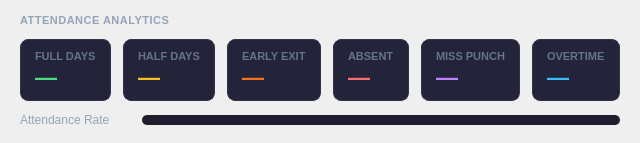
           <widget class="QFrame" name="overview">
            <property name="sizePolicy">
             <sizepolicy hsizetype="Expanding" vsizetype="Fixed">
              <horstretch>0</horstretch>
              <verstretch>0</verstretch>
             </sizepolicy>
            </property>
            <property name="styleSheet">
             <string notr="true">
QFrame#overview {
    background-color: #2a2a3d;
    border-radius: 10px;
    border: 1px solid #33334d;
}
QLabel {
    background-color: transparent;
    color: #e2e8f0;
    border: none;
}
</string>
            </property>
            <property name="frameShape">
             <enum>QFrame::NoFrame</enum>
            </property>

            <layout class="QVBoxLayout" name="verticalLayout_analytics">
             <property name="spacing">
              <number>12</number>
             </property>
             <property name="leftMargin">
              <number>20</number>
             </property>
             <property name="topMargin">
              <number>14</number>
             </property>
             <property name="rightMargin">
              <number>20</number>
             </property>
             <property name="bottomMargin">
              <number>16</number>
             </property>

             <!-- Section header -->
             <item>
              <widget class="QLabel" name="label_20">
               <property name="styleSheet">
                <string notr="true">
color: #94a3b8;
font-size: 11px;
font-weight: 700;
letter-spacing: 0.5px;
text-transform: uppercase;
</string>
               </property>
               <property name="text">
                <string>ATTENDANCE ANALYTICS</string>
               </property>
              </widget>
             </item>

             <!-- Stats grid row 1 -->
             <item>
              <widget class="QFrame" name="frame_stats1">
               <property name="styleSheet">
                <string notr="true">background: transparent;</string>
               </property>
               <property name="frameShape">
                <enum>QFrame::NoFrame</enum>
               </property>
               <layout class="QHBoxLayout" name="horizontalLayout_stats1">
                <property name="spacing">
                 <number>0</number>
                </property>
                <property name="leftMargin">
                 <number>0</number>
                </property>
                <property name="topMargin">
                 <number>0</number>
                </property>
                <property name="rightMargin">
                 <number>0</number>
                </property>
                <property name="bottomMargin">
                 <number>0</number>
                </property>

                <!-- Full Days stat -->
                <item>
                 <widget class="QFrame" name="stat_full">
                  <property name="styleSheet">
                   <string notr="true">
QFrame {
    background-color: #23233a;
    border-radius: 8px;
    border: 1px solid #33334d;
}
QLabel { background-color: transparent; border: none; }
</string>
                  </property>
                  <property name="frameShape">
                   <enum>QFrame::NoFrame</enum>
                  </property>
                  <layout class="QVBoxLayout" name="vl_stat_full">
                   <property name="spacing">
                    <number>2</number>
                   </property>
                   <property name="leftMargin">
                    <number>14</number>
                   </property>
                   <property name="topMargin">
                    <number>10</number>
                   </property>
                   <property name="rightMargin">
                    <number>14</number>
                   </property>
                   <property name="bottomMargin">
                    <number>10</number>
                   </property>
                   <item>
                    <widget class="QLabel" name="label_9">
                     <property name="styleSheet">
                      <string notr="true">color: #64748b; font-size: 11px; font-weight: 600;</string>
                     </property>
                     <property name="text">
                      <string>FULL DAYS</string>
                     </property>
                    </widget>
                   </item>
                   <item>
                    <widget class="QLabel" name="present_days">
                     <property name="styleSheet">
                      <string notr="true">color: #4ade80; font-size: 22px; font-weight: 700;</string>
                     </property>
                     <property name="text">
                      <string>—</string>
                     </property>
                    </widget>
                   </item>
                  </layout>
                 </widget>
                </item>

                <item>
                 <spacer name="hs1">
                  <property name="orientation"><enum>Qt::Horizontal</enum></property>
                  <property name="sizeHint" stdset="0"><size><width>12</width><height>20</height></size></property>
                 </spacer>
                </item>

                <!-- Half Days stat -->
                <item>
                 <widget class="QFrame" name="stat_half">
                  <property name="styleSheet">
                   <string notr="true">
QFrame {
    background-color: #23233a;
    border-radius: 8px;
    border: 1px solid #33334d;
}
QLabel { background-color: transparent; border: none; }
</string>
                  </property>
                  <property name="frameShape">
                   <enum>QFrame::NoFrame</enum>
                  </property>
                  <layout class="QVBoxLayout" name="vl_stat_half">
                   <property name="spacing">
                    <number>2</number>
                   </property>
                   <property name="leftMargin">
                    <number>14</number>
                   </property>
                   <property name="topMargin">
                    <number>10</number>
                   </property>
                   <property name="rightMargin">
                    <number>14</number>
                   </property>
                   <property name="bottomMargin">
                    <number>10</number>
                   </property>
                   <item>
                    <widget class="QLabel" name="label_8">
                     <property name="styleSheet">
                      <string notr="true">color: #64748b; font-size: 11px; font-weight: 600;</string>
                     </property>
                     <property name="text">
                      <string>HALF DAYS</string>
                     </property>
                    </widget>
                   </item>
                   <item>
                    <widget class="QLabel" name="half_days">
                     <property name="styleSheet">
                      <string notr="true">color: #fbbf24; font-size: 22px; font-weight: 700;</string>
                     </property>
                     <property name="text">
                      <string>—</string>
                     </property>
                    </widget>
                   </item>
                  </layout>
                 </widget>
                </item>

                <item>
                 <spacer name="hs2">
                  <property name="orientation"><enum>Qt::Horizontal</enum></property>
                  <property name="sizeHint" stdset="0"><size><width>12</width><height>20</height></size></property>
                 </spacer>
                </item>

                <!-- Early Exit stat -->
                <item>
                 <widget class="QFrame" name="stat_early">
                  <property name="styleSheet">
                   <string notr="true">
QFrame {
    background-color: #23233a;
    border-radius: 8px;
    border: 1px solid #33334d;
}
QLabel { background-color: transparent; border: none; }
</string>
                  </property>
                  <property name="frameShape">
                   <enum>QFrame::NoFrame</enum>
                  </property>
                  <layout class="QVBoxLayout" name="vl_stat_early">
                   <property name="spacing">
                    <number>2</number>
                   </property>
                   <property name="leftMargin">
                    <number>14</number>
                   </property>
                   <property name="topMargin">
                    <number>10</number>
                   </property>
                   <property name="rightMargin">
                    <number>14</number>
                   </property>
                   <property name="bottomMargin">
                    <number>10</number>
                   </property>
                   <item>
                    <widget class="QLabel" name="label_5">
                     <property name="styleSheet">
                      <string notr="true">color: #64748b; font-size: 11px; font-weight: 600;</string>
                     </property>
                     <property name="text">
                      <string>EARLY EXIT</string>
                     </property>
                    </widget>
                   </item>
                   <item>
                    <widget class="QLabel" name="early_exit">
                     <property name="styleSheet">
                      <string notr="true">color: #f97316; font-size: 22px; font-weight: 700;</string>
                     </property>
                     <property name="text">
                      <string>—</string>
                     </property>
                    </widget>
                   </item>
                  </layout>
                 </widget>
                </item>

                <item>
                 <spacer name="hs3">
                  <property name="orientation"><enum>Qt::Horizontal</enum></property>
                  <property name="sizeHint" stdset="0"><size><width>12</width><height>20</height></size></property>
                 </spacer>
                </item>

                <!-- Absent stat -->
                <item>
                 <widget class="QFrame" name="stat_absent">
                  <property name="styleSheet">
                   <string notr="true">
QFrame {
    background-color: #23233a;
    border-radius: 8px;
    border: 1px solid #33334d;
}
QLabel { background-color: transparent; border: none; }
</string>
                  </property>
                  <property name="frameShape">
                   <enum>QFrame::NoFrame</enum>
                  </property>
                  <layout class="QVBoxLayout" name="vl_stat_absent">
                   <property name="spacing">
                    <number>2</number>
                   </property>
                   <property name="leftMargin">
                    <number>14</number>
                   </property>
                   <property name="topMargin">
                    <number>10</number>
                   </property>
                   <property name="rightMargin">
                    <number>14</number>
                   </property>
                   <property name="bottomMargin">
                    <number>10</number>
                   </property>
                   <item>
                    <widget class="QLabel" name="label_25">
                     <property name="styleSheet">
                      <string notr="true">color: #64748b; font-size: 11px; font-weight: 600;</string>
                     </property>
                     <property name="text">
                      <string>ABSENT</string>
                     </property>
                    </widget>
                   </item>
                   <item>
                    <widget class="QLabel" name="absent">
                     <property name="styleSheet">
                      <string notr="true">color: #f87171; font-size: 22px; font-weight: 700;</string>
                     </property>
                     <property name="text">
                      <string>—</string>
                     </property>
                    </widget>
                   </item>
                  </layout>
                 </widget>
                </item>

                <item>
                 <spacer name="hs4">
                  <property name="orientation"><enum>Qt::Horizontal</enum></property>
                  <property name="sizeHint" stdset="0"><size><width>12</width><height>20</height></size></property>
                 </spacer>
                </item>

                <!-- Miss Punch stat -->
                <item>
                 <widget class="QFrame" name="stat_miss">
                  <property name="styleSheet">
                   <string notr="true">
QFrame {
    background-color: #23233a;
    border-radius: 8px;
    border: 1px solid #33334d;
}
QLabel { background-color: transparent; border: none; }
</string>
                  </property>
                  <property name="frameShape">
                   <enum>QFrame::NoFrame</enum>
                  </property>
                  <layout class="QVBoxLayout" name="vl_stat_miss">
                   <property name="spacing">
                    <number>2</number>
                   </property>
                   <property name="leftMargin">
                    <number>14</number>
                   </property>
                   <property name="topMargin">
                    <number>10</number>
                   </property>
                   <property name="rightMargin">
                    <number>14</number>
                   </property>
                   <property name="bottomMargin">
                    <number>10</number>
                   </property>
                   <item>
                    <widget class="QLabel" name="label_24">
                     <property name="styleSheet">
                      <string notr="true">color: #64748b; font-size: 11px; font-weight: 600;</string>
                     </property>
                     <property name="text">
                      <string>MISS PUNCH</string>
                     </property>
                    </widget>
                   </item>
                   <item>
                    <widget class="QLabel" name="miss_punch">
                     <property name="styleSheet">
                      <string notr="true">color: #c084fc; font-size: 22px; font-weight: 700;</string>
                     </property>
                     <property name="text">
                      <string>—</string>
                     </property>
                    </widget>
                   </item>
                  </layout>
                 </widget>
                </item>

                <item>
                 <spacer name="hs5">
                  <property name="orientation"><enum>Qt::Horizontal</enum></property>
                  <property name="sizeHint" stdset="0"><size><width>12</width><height>20</height></size></property>
                 </spacer>
                </item>

                <!-- Overtime stat -->
                <item>
                 <widget class="QFrame" name="stat_ot">
                  <property name="styleSheet">
                   <string notr="true">
QFrame {
    background-color: #23233a;
    border-radius: 8px;
    border: 1px solid #33334d;
}
QLabel { background-color: transparent; border: none; }
</string>
                  </property>
                  <property name="frameShape">
                   <enum>QFrame::NoFrame</enum>
                  </property>
                  <layout class="QVBoxLayout" name="vl_stat_ot">
                   <property name="spacing">
                    <number>2</number>
                   </property>
                   <property name="leftMargin">
                    <number>14</number>
                   </property>
                   <property name="topMargin">
                    <number>10</number>
                   </property>
                   <property name="rightMargin">
                    <number>14</number>
                   </property>
                   <property name="bottomMargin">
                    <number>10</number>
                   </property>
                   <item>
                    <widget class="QLabel" name="label_10">
                     <property name="styleSheet">
                      <string notr="true">color: #64748b; font-size: 11px; font-weight: 600;</string>
                     </property>
                     <property name="text">
                      <string>OVERTIME</string>
                     </property>
                    </widget>
                   </item>
                   <item>
                    <widget class="QLabel" name="over_time">
                     <property name="styleSheet">
                      <string notr="true">color: #38bdf8; font-size: 22px; font-weight: 700;</string>
                     </property>
                     <property name="text">
                      <string>—</string>
                     </property>
                    </widget>
                   </item>
                  </layout>
                 </widget>
                </item>

               </layout>
              </widget>
             </item>

             <!-- Attendance % progress bar row -->
             <item>
              <widget class="QFrame" name="frame_progress">
               <property name="styleSheet">
                <string notr="true">
QFrame { background: transparent; }
QLabel { color: #94a3b8; font-size: 12px; background: transparent; border: none; }
QProgressBar {
    background-color: #1e1e2f;
    border: none;
    border-radius: 5px;
    height: 10px;
    text-align: center;
}
QProgressBar::chunk {
    background-color: qlineargradient(x1:0, y1:0, x2:1, y2:0,
        stop:0 #1f6fea, stop:1 #4ade80);
    border-radius: 5px;
}
</string>
               </property>
               <property name="frameShape">
                <enum>QFrame::NoFrame</enum>
               </property>
               <layout class="QHBoxLayout" name="hl_progress">
                <property name="spacing">
                 <number>12</number>
                </property>
                <property name="leftMargin">
                 <number>0</number>
                </property>
                <property name="topMargin">
                 <number>0</number>
                </property>
                <property name="rightMargin">
                 <number>0</number>
                </property>
                <property name="bottomMargin">
                 <number>0</number>
                </property>
                <item>
                 <widget class="QLabel" name="label_26">
                  <property name="minimumSize">
                   <size>
                    <width>110</width>
                    <height>0</height>
                   </size>
                  </property>
                  <property name="maximumSize">
                   <size>
                    <width>110</width>
                    <height>16777215</height>
                   </size>
                  </property>
                  <property name="text">
                   <string>Attendance Rate</string>
                  </property>
                 </widget>
                </item>
                <item>
                 <widget class="QProgressBar" name="attendance_persentage">
                  <property name="minimumSize">
                   <size>
                    <width>0</width>
                    <height>10</height>
                   </size>
                  </property>
                  <property name="maximumSize">
                   <size>
                    <width>16777215</width>
                    <height>10</height>
                   </size>
                  </property>
                  <property name="value">
                   <number>0</number>
                  </property>
                  <property name="textVisible">
                   <bool>false</bool>
                  </property>
                 </widget>
                </item>
               </layout>
              </widget>
             </item>

            </layout>
           </widget>
